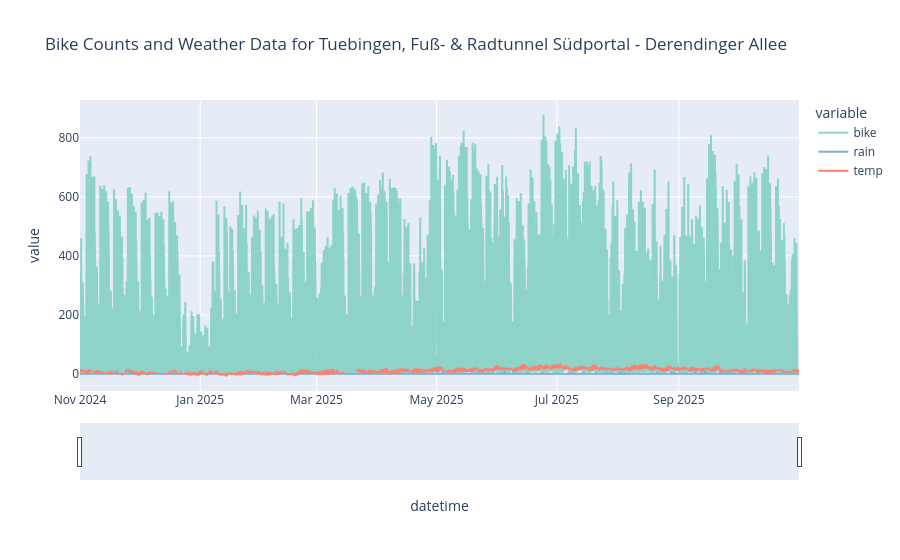

Source (notebook cell):
### Code cell
plot_bike_and_weather("Tuebingen", "Fuß- & Radtunnel Südportal - Derendinger Allee")

### Figure 1 — Plotly figure (JSON) as saved in the notebook; plotly's stock layout.template omitted (floating-point values rounded to 4 significant figures; data arrays with more than 128 entries replaced by an {"elided": "..."} marker saying what was removed)
{"data": [{"legendgroup": "bike", "line": {"color": "rgb(141,211,199)", "dash": "solid"}, "marker": {"symbol": "circle"}, "mode": "lines", "name": "bike", "showlegend": true, "type": "scattergl", "x": {"elided": "8759 str values"}, "xaxis": "x", "y": {"elided": "8759 float values"}, "yaxis": "y"}, {"legendgroup": "rain", "line": {"color": "rgb(128,177,211)", "dash": "solid"}, "marker": {"symbol": "circle"}, "mode": "lines", "name": "rain", "showlegend": true, "type": "scattergl", "x": {"elided": "8759 str values"}, "xaxis": "x", "y": {"elided": "8759 float values"}, "yaxis": "y"}, {"legendgroup": "temp", "line": {"color": "rgb(251,128,114)", "dash": "solid"}, "marker": {"symbol": "circle"}, "mode": "lines", "name": "temp", "showlegend": true, "type": "scattergl", "x": {"elided": "8759 str values"}, "xaxis": "x", "y": {"elided": "8759 float values"}, "yaxis": "y"}], "layout": {"hovermode": "x unified", "legend": {"title": {"text": "variable"}, "tracegroupgap": 0}, "title": {"text": "Bike Counts and Weather Data for Tuebingen, Fuß- & Radtunnel Südportal - Derendinger Allee"}, "xaxis": {"anchor": "y", "domain": [0, 1], "rangeslider": {"visible": true}, "title": {"text": "datetime"}}, "yaxis": {"anchor": "x", "domain": [0, 1], "title": {"text": "value"}}}}
